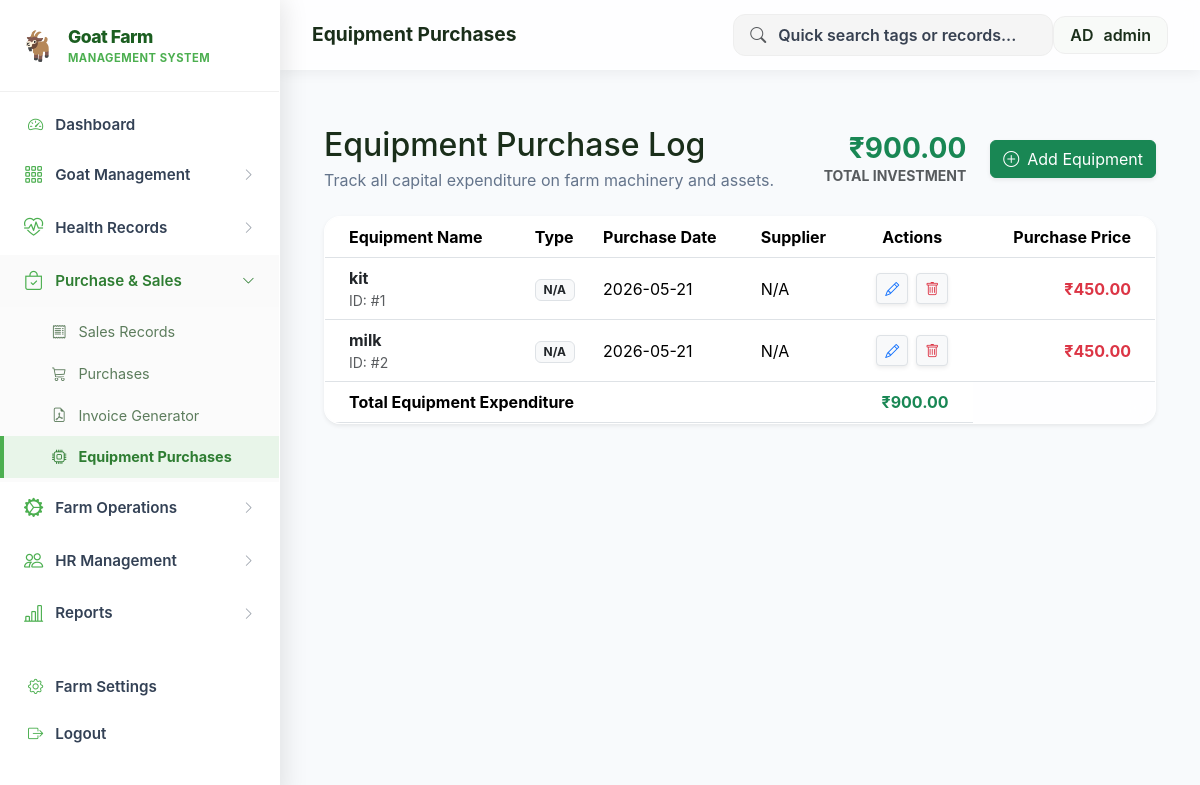
/equipment_purchases (signed in), run on the app's committed database.
### tables this page shows
CREATE TABLE equipment (
            id INTEGER PRIMARY KEY AUTOINCREMENT,
            equipment_name TEXT NOT NULL, category_id INTEGER,
            supplier_id INTEGER, purchase_date DATE, purchase_cost REAL,
            condition_status TEXT DEFAULT 'Good', assigned_employee TEXT,
            last_used_date DATE, service_due_date DATE,
            service_due_alert INTEGER DEFAULT 0, notes TEXT, name TEXT, type TEXT, supplier TEXT, status TEXT);

### Project_goatfarm.py (the view)
@app.route('/equipment_purchases')
def equipment_purchases():
    db = get_db()
    records = db.execute("SELECT * FROM equipment ORDER BY purchase_date DESC").fetchall()
    return render_template('equipment_purchases.html', records=records)

### Project_goatfarm.py (called while the page is built)
def get_db():
    conn = sqlite3.connect(DB_FILE)
    conn.row_factory = sqlite3.Row
    return conn

@app.before_request
def require_login():
    allowed_routes = ['login', 'static', 'register', 'verify_otp', 'goats', 'goat_detail']
    if request.endpoint not in allowed_routes and 'user_id' not in session:
        return redirect(url_for('login'))

### templates/equipment_purchases.html (shortened to what this page needs)
{% extends 'layout.html' %}
{% block page_title %}Equipment Purchases{% endblock %}
{% block content %}
<div class="container-fluid py-4">
    <div class="page-header mb-4 d-flex flex-wrap justify-content-between align-items-center gap-3">
        <div>
            <h2 class="fw-800 text-dark mb-1">Equipment Purchase Log</h2>
            <p class="text-muted mb-0">Track all capital expenditure on farm machinery and assets.</p>
        </div>
        <div class="d-flex align-items-center gap-4">
            <div class="text-end">
                <div class="h3 fw-bold text-success mb-0">₹{{ "{:,.2f}".format(records|sum(attribute='purchase_cost')) }}</div>
                <div class="small text-muted text-uppercase fw-bold">Total Investment</div>
            </div>
            <a href="{{ url_for('equipment_add') }}" class="btn btn-success shadow-sm">
                <i class="bi bi-plus-circle me-2"></i>Add Equipment
            </a>
        </div>
    </div>
    <div class="card border-0 shadow-sm rounded-4 overflow-hidden">
        <div class="table-responsive">
            <table class="table table-hover align-middle mb-0">
                <thead class="bg-light">
                    <tr>
                        <th class="ps-4">Equipment Name</th>
                        <th>Type</th>
                        <th>Purchase Date</th>
                        <th>Supplier</th>
                        <th class="text-center">Actions</th>
                        <th class="text-end pe-4">Purchase Price</th>
                    </tr>
                </thead>
                <tbody>
                    {% for record in records %}
                    <tr>
                        <td class="ps-4">
                            <div class="fw-bold text-dark">{{ record.name }}</div>
                            <div class="text-muted small">ID: #{{ record.id }}</div>
                        </td>
                        <td><span class="badge bg-light text-dark border">{{ record.type or 'N/A' }}</span></td>
                        <td>{{ record.purchase_date or 'N/A' }}</td>
                        <td>{{ record.supplier or 'N/A' }}</td>
                        <td class="text-center">
                            <div class="d-flex justify-content-center gap-2">
                                <a href="{{ url_for('equipment_edit', id=record.id) }}" class="btn btn-sm btn-light border shadow-sm" title="Edit">
                                    <i class="bi bi-pencil text-primary"></i>
                                </a>
                                <form action="{{ url_for('equipment_delete', id=record.id) }}" method="POST" class="m-0" onsubmit="return confirm('Are you sure you want to delete this equipment record?');">
                                    <button type="submit" class="btn btn-sm btn-light border shadow-sm" title="Delete">
                                        <i class="bi bi-trash text-danger"></i>
                                    </button>
                                </form>
                            </div>
                        </td>
                        <td class="text-end pe-4">
                            <span class="fw-bold text-danger">₹{{ "{:,.2f}".format(record.purchase_cost or 0) }}</span>
                        </td>
                    </tr>
                    {% endfor %}
                </tbody>
                {% if records %}
                <tfoot class="bg-light fw-bold">
                    <tr>
                        <td colspan="4" class="ps-4">Total Equipment Expenditure</td>
                        <td class="text-end pe-4 text-success">₹{{ "{:,.2f}".format(records|sum(attribute='purchase_cost')) }}</td>
                    </tr>
                </tfoot>
                {% endif %}
            </table>
        </div>
    </div>
</div>
{% endblock %}

### static/css/style.css (style rules this page uses)
:root { --sidebar-width: 270px; --sidebar-bg: #ffffff; --sidebar-hover: #e0eee0; --sidebar-active: #2e7d32; --sidebar-text: #2d4a2d; --sidebar-heading: #5c7c5c; --topbar-height: 64px; --accent: #4caf50; --accent-light: #81c784; --accent-dark: #2e7d32; --body-bg: #ffffff; --card-bg: #ffffff; --card-shadow: 0 4px 15px rgba(0,0,0,0.05); --sidebar-shadow: 2px 0 10px rgba(0,0,0,0.03); --font-main: -apple-system, BlinkMacSystemFont, "SF Pro Text", "SF Pro Display", "Helvetica Neue", Arial, sans-serif; --transition: all 0.3s ease; }
* { margin: 0; padding: 0; box-sizing: border-box; font-family: var(--font-main); }
body { background: var(--body-bg); color: #2c3e50; -webkit-font-smoothing: antialiased; }
.page-header h2, h2, .container h2, .container-fluid h2 { color: #1a2e1a !important; text-shadow: none; }
.page-header p, p.text-muted, .container p.text-muted, .container-fluid p.text-muted { color: #64748b !important; }
.card { background: rgba(255, 255, 255, 0.8) !important; backdrop-filter: blur(12px); -webkit-backdrop-filter: blur(12px); border: 1px solid rgba(255, 255, 255, 0.9) !important; border-radius: 24px; box-shadow: 0 10px 40px rgba(0, 0, 0, 0.04), 0 2px 4px rgba(0,0,0,0.02); transition: var(--transition); }
.card { background: var(--card-bg); border: 1px solid #f0f0f0; border-radius: 20px; box-shadow: var(--card-shadow); transition: var(--transition); }

### templates/layout.html (style rules this page uses)
:root { --sidebar-width: 280px; --topbar-height: 70px; --accent: #4caf50; --accent-dark: #2e7d32; --bg-light: #f8fafc; --sidebar-bg: #ffffff; --sidebar-text: #334155; --sidebar-hover: #f1f5f9; --transition: all 0.3s cubic-bezier(0.4, 0, 0.2, 1); }

### data on the page
equipment: name "kit", id "1", type "N/A", purchase_date "2026-05-21", supplier "N/A", purchase_cost "450.00"
equipment: name "milk", id "2", type "N/A", purchase_date "2026-05-21", supplier "N/A", purchase_cost "450.00"

### other printed values
{{ session.username or 'Admin' }} "admin"
{{ "{:,.2f}".format(records|sum(attribute='purchase_cost')) }} "900.00"
